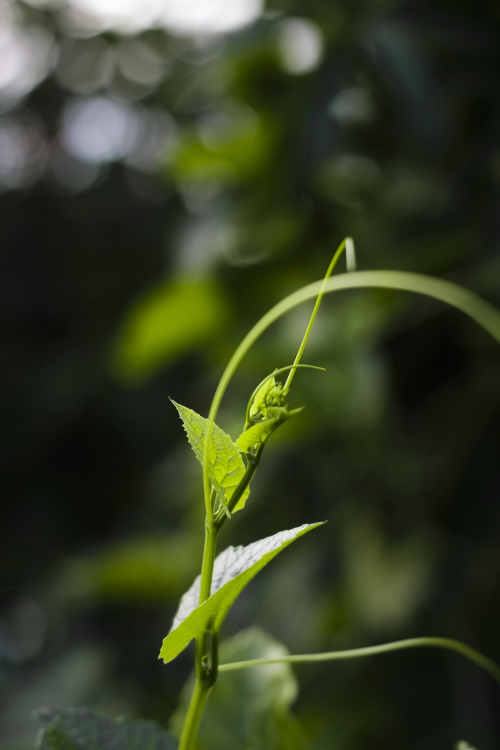
#> input picture nature.jpeg, 1000 x 1500 px (shown at 1/2 size)
$ jupyter execute resize.ipynb
#> lines starting #> are read from the running program, lines starting #| are printed output that depends on the picture
[cell 1]
import cv2

[cell 2]
img=cv2.imread("nature.jpeg")
#> img is the input picture: shape (1500, 1000, 3); mean B, G, R 36.7, 62, 54.4

[cell 3]
print(img.shape)
#| (1500, 1000, 3)

[cell 4]
img_re=cv2.resize(img,None,fx=0.2,fy=0.2,interpolation = cv2.INTER_LINEAR)
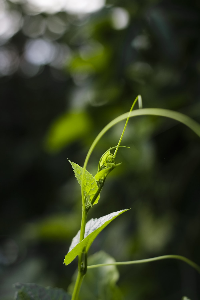
#> img_re: shape (300, 200, 3); mean B, G, R 36.7, 62, 54.4

[cell 5]
print(img_re.shape)
#| (300, 200, 3)
cv2.imshow("image",img_re)
cv2.waitKey(0)
cv2.destroyAllWindows()

[cell 6]
img_re1=cv2.resize(img,(500,500))
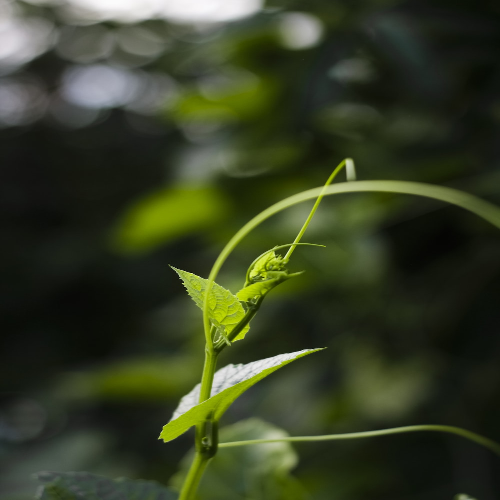
#> img_re1: shape (500, 500, 3); mean B, G, R 36.8, 62.2, 54.6

[cell 7]
cv2.imshow("image",img_re1)
cv2.waitKey(0)
cv2.destroyAllWindows()

[cell 8]
img_re2=cv2.resize(img,(100,100))
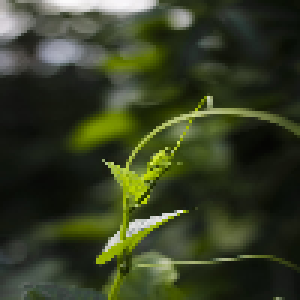
#> img_re2: shape (100, 100, 3) (shown 3 times larger); mean B, G, R 36.7, 62.1, 54.5
